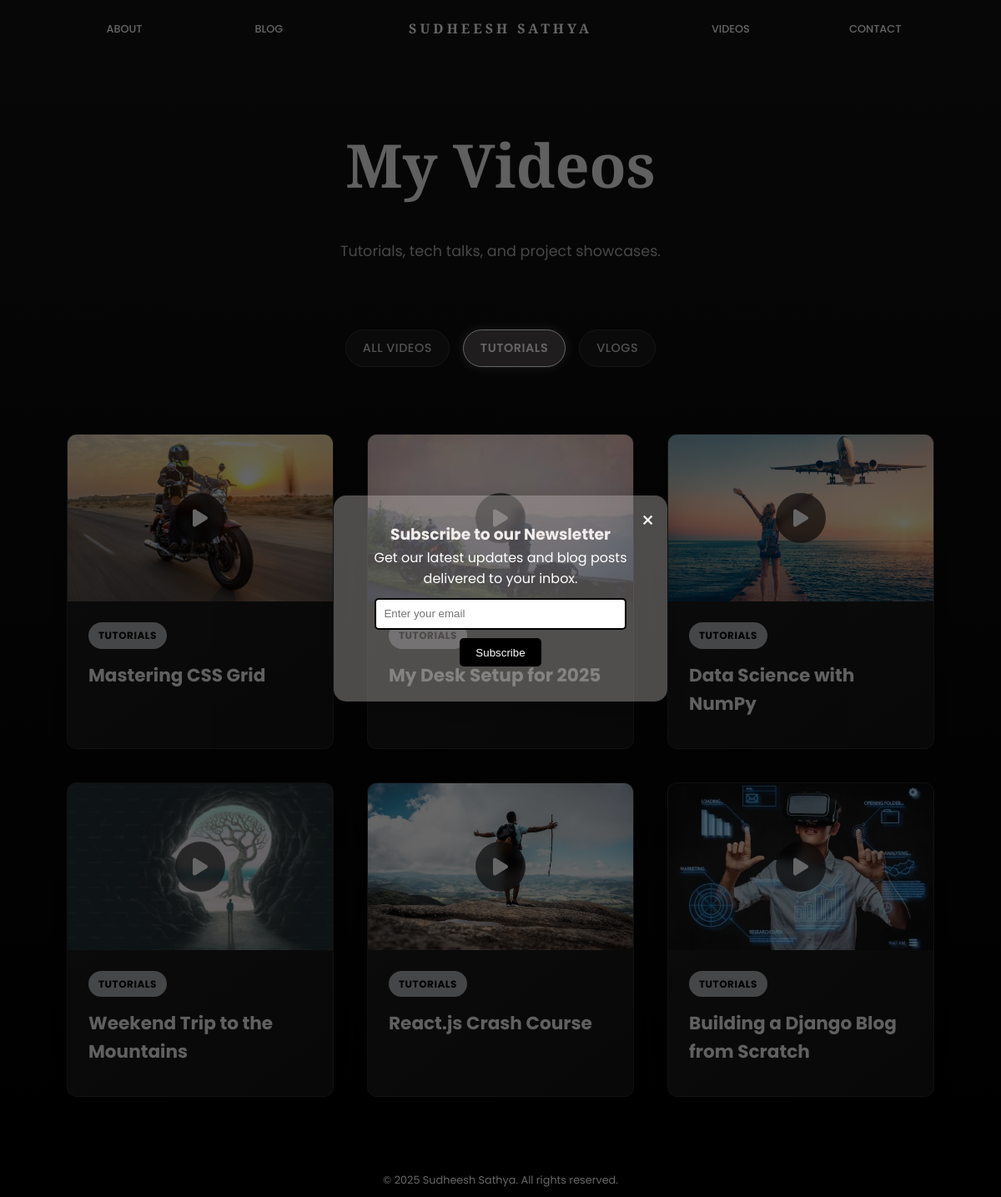
/videos/?category=tutorials, run on the app's committed database.
### home/models.py (models this page shows, shortened)
class VideoCategory(models.Model):
    name = models.CharField(max_length=100, unique=True)
    slug = models.SlugField(max_length=100, unique=True)
    description = models.TextField(blank=True)
    class Meta:
        verbose_name_plural = "Video Categories"
        ordering = ['name']

class Video(models.Model):
    title = models.CharField(max_length=200)
    slug = models.SlugField(max_length=200, unique=True, help_text="A unique slug for the video URL.")
    excerpt = models.TextField(blank=True, help_text="A short description of the video.")
    description = models.TextField(blank=True)
    video_url = models.URLField(help_text="URL to the video (YouTube, Vimeo, etc.)")
    thumbnail = models.ImageField(upload_to='video_thumbnails/', blank=True, null=True)
    category = models.ForeignKey(VideoCategory, on_delete=models.SET_NULL, null=True, related_name='videos')
    is_featured = models.BooleanField(default=False, help_text="Check to feature this video on the main page.", db_index=True)
    published_date = models.DateTimeField(auto_now_add=True)
    updated_at = models.DateTimeField(auto_now=True)
    is_published = models.BooleanField(default=True, db_index=True)
    notification_sent_at = models.DateTimeField(null=True, blank=True, editable=False)
    class Meta:
        ordering = ['-published_date']
    def get_absolute_url(self):
        return reverse('video_detail', args=[self.slug])

### home/views.py (the view)
# urls.py: path('videos/', views.video_list, name='video_list'),
def video_list(request):
    videos_list = Video.objects.select_related('category')\
                               .filter(is_published=True)\
                               .order_by('-published_date')
    categories = VideoCategory.objects.all()
    category_slug = request.GET.get('category')
    featured = request.GET.get('featured')
    if category_slug:
        videos_list = videos_list.filter(category__slug=category_slug)
    if featured:
        videos_list = videos_list.filter(is_featured=True)
    has_featured = Post.objects.filter(is_published=True, is_featured=True).exists()
    paginator = Paginator(videos_list, 9)
    page_obj = paginator.get_page(request.GET.get('page'))
    context = {
        'videos': page_obj,
        'categories': categories,
        'active_category': category_slug,
        'has_featured': has_featured,
    }
    return render(request, 'video_list.html', context)

### home/templatetags/query_utils.py (called while the page is built)
@register.filter
def preserve_query(query_string, exclude=None):
    if not query_string:
        return ''
    params = {}
    for part in query_string.split('&'):
        if '=' in part:
            key, val = part.split('=', 1)
            if key != exclude:
                params[key] = val
    return urlencode(params)

### templates/video_list.html (shortened to what this page needs)
{% extends "base.html" %}
{% load static %}
{% block extra_css %}
    <link rel="stylesheet" href="{% static 'css/video.css' %}">
{% endblock %}
{% block content %}
<section class="blog-list-section video-list-page">
    <div class="container">
        <h1 class="page-title">My Videos</h1>
        <p class="section-description">Tutorials, tech talks, and project showcases.</p>
        <div id="content-container">
            {% include 'partials/video_list_content.html' %}
        </div>
    </div>
</section>
{% endblock %}

### templates/partials/video_list_content.html (shortened to what this page needs)
{% load static %}
{% load query_utils %}
<div class="video-filters">
    <a href="{% url 'video_list' %}"
       class="btn filter-btn {% if not active_category and not request.GET.featured %}primary-btn{% else %}secondary-btn{% endif %}"
       hx-get="{% url 'video_list_partial' %}" hx-target="#content-container" hx-push-url="{% url 'video_list' %}"
       hx-on::before-request="this.classList.add('loading')" hx-on::after-request="this.classList.remove('loading')">
        All Videos
    </a>
    {% for category in categories %}
    <a href="{% url 'video_list' %}?category={{ category.slug }}"
       class="btn filter-btn {% if active_category == category.slug %}primary-btn{% else %}secondary-btn{% endif %}"
       hx-get="{% url 'video_list_partial' %}?category={{ category.slug }}" hx-target="#content-container"
       hx-push-url="{% url 'video_list' %}?category={{ category.slug }}"
       hx-on::before-request="this.classList.add('loading')" hx-on::after-request="this.classList.remove('loading')">
        {{ category.name }}
    </a>
    {% endfor %}
</div>
<div class="videos-grid">
    {% for video in videos %}
    <div class="video-card" id="card-{{ video.slug }}">
        {% with clean_query=request.META.QUERY_STRING|preserve_query:'scroll_to' %}
        <a href="{{ video.get_absolute_url }}?{{ clean_query }}">
            <div class="video-thumbnail">
                {% if video.thumbnail %}
                <img src="{{ video.thumbnail.url }}" alt="{{ video.title }}">
                {% else %}
                <img src="{% static 'images/video-placeholder.jpg' %}" alt="Placeholder">
                {% endif %}
                <div class="play-icon"><i class="fas fa-play"></i></div>
            </div>
        </a>
        <div class="video-card-content">
            {% if video.category %}
            <div class="video-category-badge">{{ video.category.name }}</div>
            {% endif %}
            <h3 class="video-title">
                <a href="{{ video.get_absolute_url }}?{{ clean_query }}">{{ video.title }}</a>
            </h3>
        </div>
        {% endwith %}
    </div>
    {% empty %}
    <div class="no-content">
        <p>No videos found matching your criteria. Try another filter!</p>
    </div>
    {% endfor %}
</div>

### static/css/base.css (style rules this page uses)
:root { --primary-color: #000000; --secondary-color: #4db5ff; --dark-bg: #121212; --dark-bg-lighter: #1e1e1e; --dark-bg-lightest: #2d2d2d; --text-primary: #ffffff; --text-secondary: #b3b3b3; --text-tertiary: #808080; --success-color: #4caf50; --warning-color: #ff9800; --danger-color: #f44336; --border-radius: 8px; --transition: all 0.3s ease; --box-shadow: 0 5px 15px rgba(0, 0, 0, 0.3); }
* { margin: 0; padding: 0; box-sizing: border-box; }
html { scroll-behavior: smooth; }
body { font-family: 'Poppins', sans-serif; background-color: var(--primary-color); color: var(--text-primary); line-height: 1.6; overflow-x: hidden; }
a { text-decoration: none; color: var(--text-primary); transition: var(--transition); }
img { max-width: 100%; display: block; }
.container { width: 90%; max-width: 1200px; margin: 0 auto; padding: 0 20px; }
.btn { display: inline-block; padding: 12px 28px; border-radius: var(--border-radius); font-weight: 500; cursor: pointer; transition: var(--transition); text-align: center; }
.primary-btn { background-color: transparent; border: .5px solid #ffffffa3; color: white; }
.secondary-btn { background-color: transparent; border: .5px solid #ffffffa3; color: white; }
.section-description { text-align: center; max-width: 700px; margin: 0 auto 40px; color: var(--text-secondary); }

### static/css/video.css (style rules this page uses)
.video-filters .btn { position: relative; overflow: hidden; z-index: 1; transition: all 0.3s ease; }
.video-filters .btn::before { content: ''; position: absolute; top: 50%; left: 50%; width: 0; height: 0; background: radial-gradient(circle, rgba(255, 255, 255, 0.7) 0%, transparent 65%); border-radius: 50%; transform: translate(-50%, -50%); opacity: 0; pointer-events: none; z-index: -1; transition: all 0.6s cubic-bezier(0.25, 0.8, 0.25, 1); }
.video-list-page, .video-detail-page { padding: 140px 0 80px; background: linear-gradient(180deg, #121212 0%, #000000 100%); }
.page-title { font-family: 'Playfair Display', sans-serif; font-size: 4.5rem; text-align: center; margin-bottom: 2rem; color: #f0f0f0; }
.section-description { text-align: center; max-width: 600px; margin: 0 auto 80px; color: var(--text-secondary); font-size: 1.1rem; }
.video-filters { display: flex; justify-content: center; flex-wrap: wrap; gap: 1rem; margin-bottom: 80px; }
.videos-grid { display: grid; grid-template-columns: repeat(auto-fill, minmax(320px, 1fr)); gap: 2.5rem; }
.video-card { background: linear-gradient(145deg, #1e1e1e, #141414); border-radius: 12px; overflow: hidden; border: 1px solid rgba(255, 255, 255, 0.08); transition: all 0.4s cubic-bezier(0.25, 0.8, 0.25, 1); box-shadow: 0 4px 15px rgba(0, 0, 0, 0.3); }
.video-thumbnail { position: relative; overflow: hidden; }
.video-thumbnail img { width: 100%; height: 200px; object-fit: cover; display: block; transition: transform 0.4s cubic-bezier(0.25, 0.8, 0.25, 1); }
.play-icon { position: absolute; top: 50%; left: 50%; transform: translate(-50%, -50%) scale(1); font-size: 1.5rem; color: white; background-color: rgba(0, 0, 0, 0.6); backdrop-filter: blur(5px); border-radius: 50%; width: 60px; height: 60px; display: flex; align-items: center; justify-content: center; transition: all 0.3s ease; }
.video-card-content { padding: 25px; }
.video-category-badge { display: inline-block; background-color: #acafb1; color: #000; padding: 6px 12px; border-radius: 50px; font-size: 0.75rem; font-weight: 700; margin-bottom: 15px; letter-spacing: 0.5px; text-transform: uppercase; }
.video-title { font-size: 1.35rem; margin-bottom: 10px; }
.video-title a { color: #f0f0f0; text-decoration: none; transition: color 0.3s ease; }
.video-filters .btn { background: #1a1a1a; color: #ccc; border: 1px solid #333; padding: 10px 20px; border-radius: 50px; font-size: 0.9rem; font-weight: 500; text-transform: uppercase; letter-spacing: 0.5px; transition: all 0.3s ease; }
.video-filters .btn.primary-btn { background: #4f4a4a; color: #ffffff; border-color: #ffffff; box-shadow: 0 0 12px rgb(186 188 193 / 30%); font-weight: 600; }

### templates/base.html (style rules this page uses)
html { scroll-behavior: smooth; }

### data on the page
VideoCategory: name "TUTORIALS"
VideoCategory: name "VLOGS"
Video: thumbnail (picture), category.name "TUTORIALS", title "Mastering CSS Grid"
Video: thumbnail (picture), category.name "TUTORIALS", title "My Desk Setup for 2025"
Video: thumbnail (picture), category.name "TUTORIALS", title "Data Science with NumPy"
Video: thumbnail (picture), category.name "TUTORIALS", title "Weekend Trip to the Mountains"
Video: thumbnail (picture), category.name "TUTORIALS", title "React.js Crash Course"
Video: thumbnail (picture), category.name "TUTORIALS", title "Building a Django Blog from Scratch"
